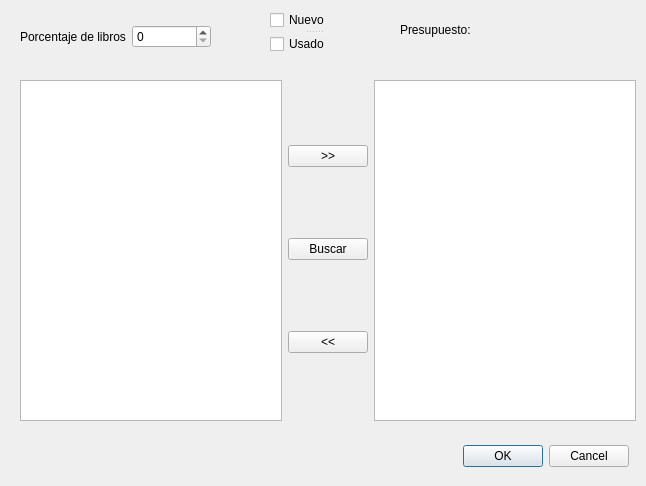
<?xml version="1.0" encoding="UTF-8"?>
<ui version="4.0">
 <class>Dialog</class>
 <widget class="QDialog" name="Dialog">
  <property name="windowModality">
   <enum>Qt::ApplicationModal</enum>
  </property>
  <property name="geometry">
   <rect>
    <x>0</x>
    <y>0</y>
    <width>646</width>
    <height>486</height>
   </rect>
  </property>
  <property name="windowTitle">
   <string>X% de libros en más de una categoria</string>
  </property>
  <property name="sizeGripEnabled">
   <bool>false</bool>
  </property>
  <property name="modal">
   <bool>true</bool>
  </property>
  <widget class="QDialogButtonBox" name="buttonBox">
   <property name="geometry">
    <rect>
     <x>460</x>
     <y>440</y>
     <width>171</width>
     <height>32</height>
    </rect>
   </property>
   <property name="locale">
    <locale language="Spanish" country="DominicanRepublic"/>
   </property>
   <property name="orientation">
    <enum>Qt::Horizontal</enum>
   </property>
   <property name="standardButtons">
    <set>QDialogButtonBox::Cancel|QDialogButtonBox::Ok</set>
   </property>
   <property name="centerButtons">
    <bool>true</bool>
   </property>
  </widget>
  <widget class="QLabel" name="label_2">
   <property name="geometry">
    <rect>
     <x>400</x>
     <y>20</y>
     <width>101</width>
     <height>19</height>
    </rect>
   </property>
   <property name="text">
    <string>Presupuesto:</string>
   </property>
  </widget>
  <widget class="QLabel" name="lblPresupuesto">
   <property name="geometry">
    <rect>
     <x>510</x>
     <y>20</y>
     <width>101</width>
     <height>19</height>
    </rect>
   </property>
   <property name="text">
    <string/>
   </property>
  </widget>
  <widget class="QWidget" name="layoutWidget">
   <property name="geometry">
    <rect>
     <x>20</x>
     <y>80</y>
     <width>616</width>
     <height>341</height>
    </rect>
   </property>
   <layout class="QHBoxLayout" name="horizontalLayout">
    <item>
     <widget class="QListView" name="listSugerencias"/>
    </item>
    <item>
     <layout class="QVBoxLayout" name="verticalLayout">
      <item>
       <widget class="QPushButton" name="pbAdd">
        <property name="text">
         <string>&gt;&gt;</string>
        </property>
       </widget>
      </item>
      <item>
       <widget class="QPushButton" name="pbBuscar">
        <property name="text">
         <string>Buscar</string>
        </property>
       </widget>
      </item>
      <item>
       <widget class="QPushButton" name="pbRemove">
        <property name="text">
         <string>&lt;&lt;</string>
        </property>
       </widget>
      </item>
     </layout>
    </item>
    <item>
     <widget class="QListView" name="listCarrito"/>
    </item>
   </layout>
  </widget>
  <widget class="QWidget" name="layoutWidget">
   <property name="geometry">
    <rect>
     <x>20</x>
     <y>20</y>
     <width>191</width>
     <height>34</height>
    </rect>
   </property>
   <layout class="QHBoxLayout" name="horizontalLayout_2">
    <item>
     <widget class="QLabel" name="label">
      <property name="text">
       <string>Porcentaje de libros</string>
      </property>
     </widget>
    </item>
    <item>
     <widget class="QSpinBox" name="spnPorcentaje"/>
    </item>
   </layout>
  </widget>
  <widget class="QSplitter" name="splitter">
   <property name="geometry">
    <rect>
     <x>270</x>
     <y>10</y>
     <width>88</width>
     <height>44</height>
    </rect>
   </property>
   <property name="orientation">
    <enum>Qt::Vertical</enum>
   </property>
   <widget class="QCheckBox" name="chkNuevo">
    <property name="text">
     <string>Nuevo</string>
    </property>
   </widget>
   <widget class="QCheckBox" name="chkUsado">
    <property name="text">
     <string>Usado</string>
    </property>
   </widget>
  </widget>
 </widget>
 <resources/>
 <connections>
  <connection>
   <sender>buttonBox</sender>
   <signal>accepted()</signal>
   <receiver>Dialog</receiver>
   <slot>accept()</slot>
   <hints>
    <hint type="sourcelabel">
     <x>248</x>
     <y>254</y>
    </hint>
    <hint type="destinationlabel">
     <x>157</x>
     <y>274</y>
    </hint>
   </hints>
  </connection>
  <connection>
   <sender>buttonBox</sender>
   <signal>rejected()</signal>
   <receiver>Dialog</receiver>
   <slot>reject()</slot>
   <hints>
    <hint type="sourcelabel">
     <x>316</x>
     <y>260</y>
    </hint>
    <hint type="destinationlabel">
     <x>286</x>
     <y>274</y>
    </hint>
   </hints>
  </connection>
 </connections>
</ui>
